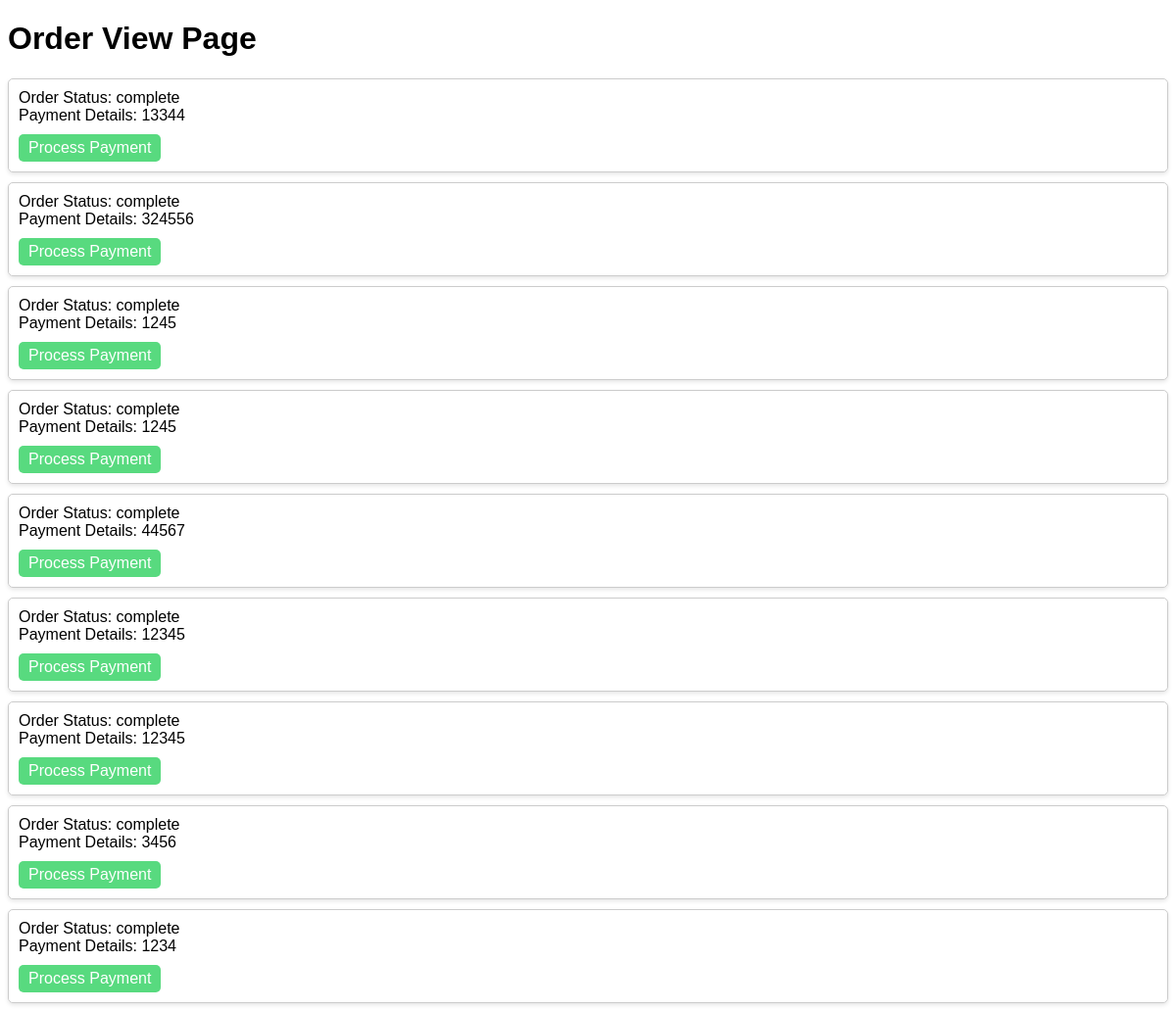
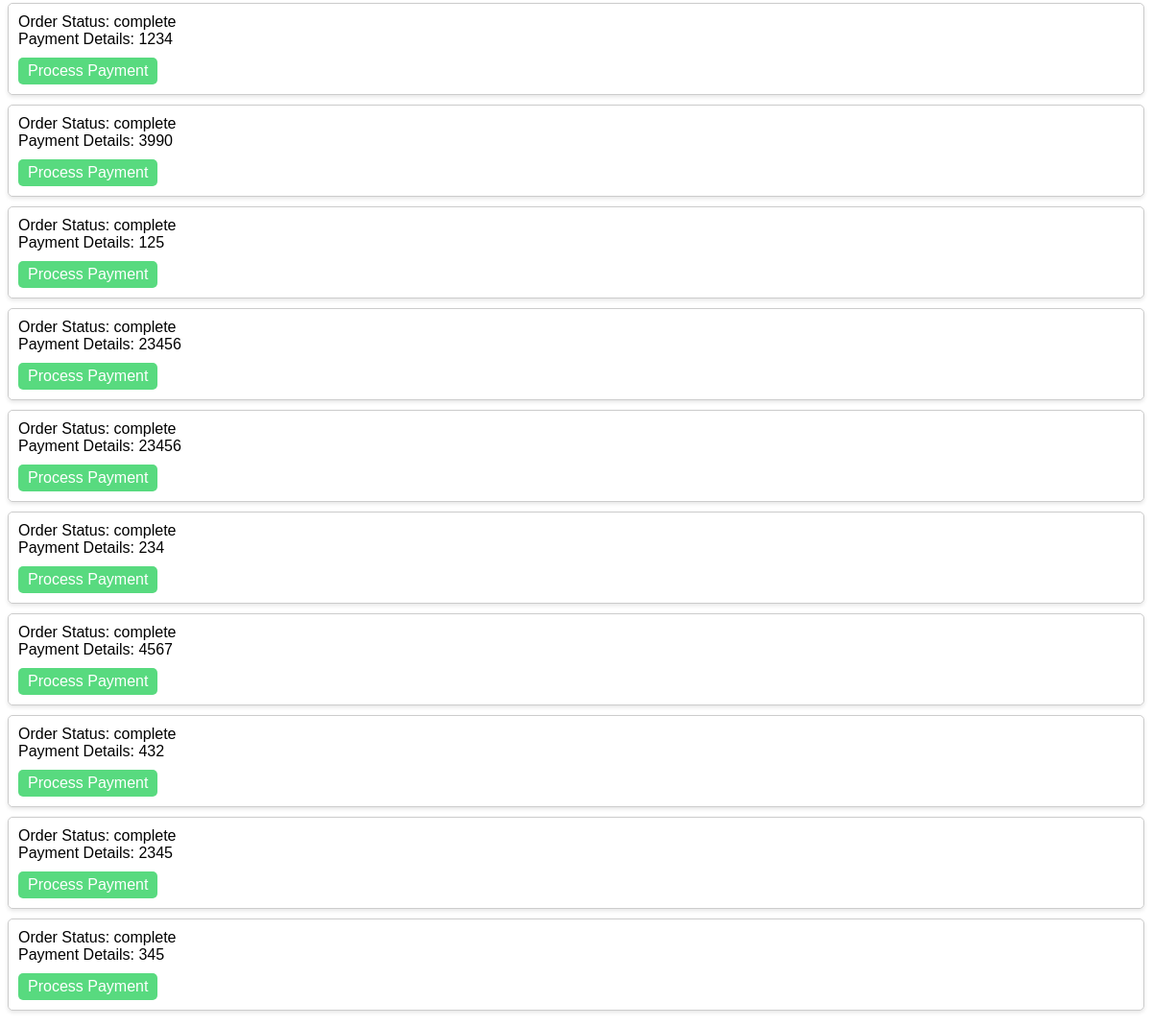
The page /order/orders/order_view/ on the database its author committed (2 pictures, top to bottom).
### order/models.py (models this page shows)
class Order(models.Model):
    cart=models.ForeignKey(Cart,null=True,on_delete=models.CASCADE)
    customer=models.ForeignKey(Customer,null=True,on_delete=models.CASCADE)
    delivery=models.ForeignKey(Delivery,null=True,on_delete=models.CASCADE)
    order_status  = models.CharField(max_length=10)
    items = models.CharField(max_length=10)
    customer_information  = models.CharField(max_length=15)
    payment_details = models.PositiveIntegerField()

### order/views.py (the view)
# urls.py: path("orders/order_view/", order_view, name='order_view'),
def order_view(request):
    orders = Order.objects.all()
    return render(request, 'order/order_view.html', {'orders': orders})

### templates/order/order_view.html (shortened to what this page needs)
<!DOCTYPE html>
<html lang="en">
<head>
</head>
<body>
    <div class="order-view-container">
        <h1>Order View Page</h1>
        <ul class="order-list">
            {% for order in orders %}
            <li class="order-item">
            Order Status: {{ order.order_status}}<br>
            Payment Details: {{ order.payment_details }}<br>
            {% if order.order_status != 'PAID' %}
            <a href="{% url 'process_payment' order.id %}" class="custome_button">Process Payment</a>
            {% endif %}
        </li>
        {% endfor %}
    </ul>
</body>
</html>

### templates/order/order_view.html (style rules this page uses)
body { font-family: Arial, sans-serif; }
.order-list { list-style: none; padding: 0; }
.order-item { border: 1px solid #ccc; padding: 10px; margin: 10px 0; border-radius: 5px; box-shadow: 0 2px 4px rgba(0, 0, 0, 0.1); }
.order-item a { display: inline-block; background-color: #58da7f; color: #fff; padding: 5px 10px; text-decoration: none; border-radius: 5px; margin-top: 10px; }

### rows shown on the page
Order: order_status "complete", payment_details "13344", shows "Process Payment"
Order: order_status "complete", payment_details "324556", shows "Process Payment"
Order: order_status "complete", payment_details "1245", shows "Process Payment"
Order: order_status "complete", payment_details "1245", shows "Process Payment"
Order: order_status "complete", payment_details "44567", shows "Process Payment"
Order: order_status "complete", payment_details "12345", shows "Process Payment"
Order: order_status "complete", payment_details "12345", shows "Process Payment"
Order: order_status "complete", payment_details "3456", shows "Process Payment"
Order: order_status "complete", payment_details "1234", shows "Process Payment"
Order: order_status "complete", payment_details "1234", shows "Process Payment"
Order: order_status "complete", payment_details "3990", shows "Process Payment"
Order: order_status "complete", payment_details "125", shows "Process Payment"
Order: order_status "complete", payment_details "23456", shows "Process Payment"
Order: order_status "complete", payment_details "23456", shows "Process Payment"
Order: order_status "complete", payment_details "234", shows "Process Payment"
Order: order_status "complete", payment_details "4567", shows "Process Payment"
Order: order_status "complete", payment_details "432", shows "Process Payment"
Order: order_status "complete", payment_details "2345", shows "Process Payment"
Order: order_status "complete", payment_details "345", shows "Process Payment"
